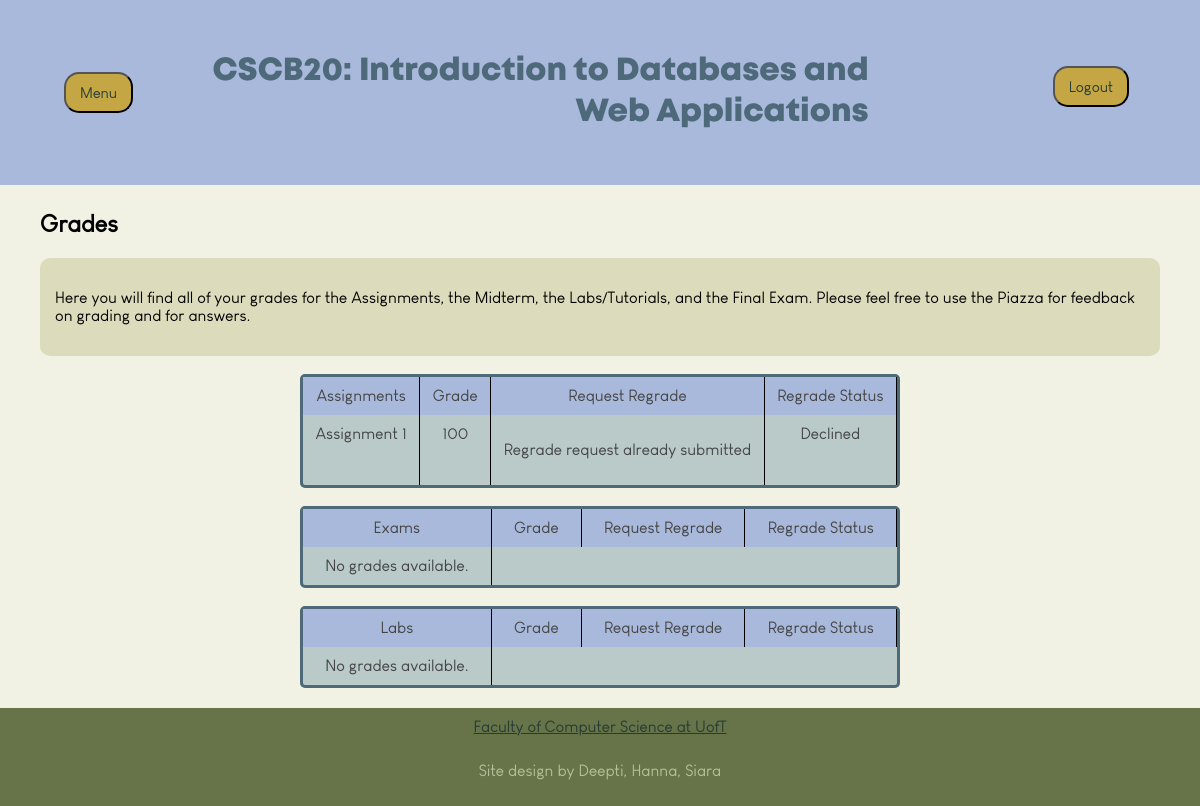
The app's page /studentgrades (signed in), older data.
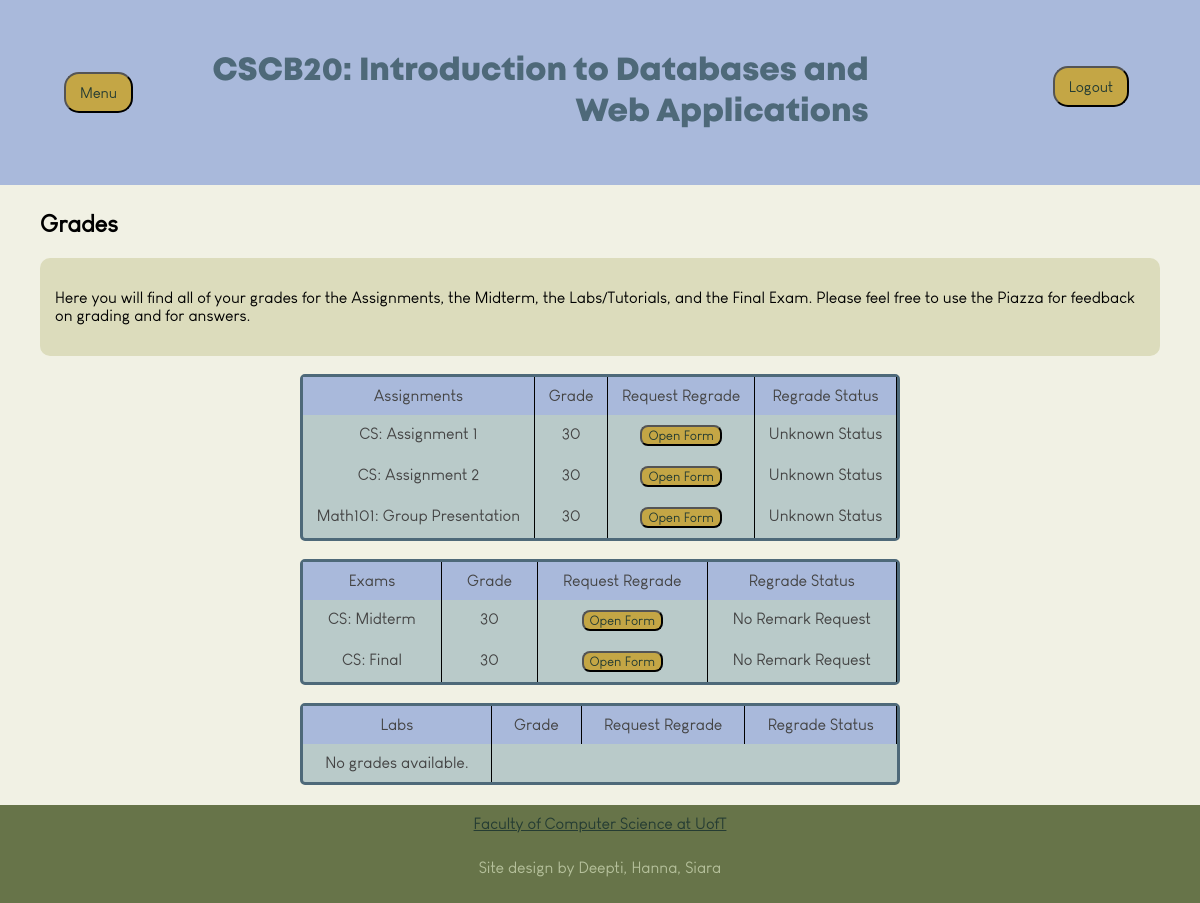
The same page, newer data.
### app.py (models this page shows)
class Assessment(db.Model):
    __tablename__ = 'assessments'
    assessment_id = db.Column(db.Integer, primary_key=True)
    name = db.Column(db.String, nullable=False)
    type = db.Column(db.String, nullable=False)
    details = db.Column(db.String)
    instructor_id = db.Column(db.Integer, ForeignKey('users.user_id'), nullable=False)

### app.py (the view, shortened to what this page needs)
@app.route('/studentgrades', methods=['GET', 'POST'])
def studentgrades():
    username = session['name']
    user = User.query.filter_by(username=username).first()
    assessments = Assessment.query.all()
    for assessment in assessments:
        existing_assignment = AssessmentsStudent.query.filter_by(
                user_id=user.user_id,
                assessment_id=assessment.assessment_id
            ).first()
    if not user.user_type == 0:
        return render_template('viewstudentgrades.html') #temp, add prof grades
    if not user:
        return render_template('homepage.html')
    user_id = user.user_id
    r1 = (
        db.session.query(Assessment, AssessmentsStudent)
        .join(AssessmentsStudent, Assessment.assessment_id == AssessmentsStudent.assessment_id)
    )
    r2 = r1.outerjoin(RemarkRequests, AssessmentsStudent.remark_id == RemarkRequests.remark_id)
    r3 = r2.filter(AssessmentsStudent.user_id == user_id)
    r4 = r3.add_columns(RemarkRequests)
    r5 = r4.all()
    grades= []
    labs = []
    exams = []
    for assessment, student_assessment, remark_request in r5:
        grade_info = {
            'assessment_name': assessment.name,
            'assessment_id': assessment.assessment_id,
            'marks': student_assessment.marks if student_assessment.marks is not None else 'Not Graded',
            'remark_status': remark_request.status if remark_request else "No Remark Requested"
        }
        if assessment.type == "Test":
            exams.append(grade_info)
        elif assessment.type == "Lab":
            labs.append(grade_info)
        else:
            grades.append(grade_info)
    return render_template('studentgrades.html', grades=grades, labs = labs, exams = exams, user=user)

### templates/studentgrades.html (shortened to what this page needs)
<!DOCTYPE html>
<html>
    <head>
        <link rel="stylesheet" href="{{ url_for('static', filename='index.css') }}">
    </head>
    <body>
        <header class="header">
            <div class="dropdown">
                <button class="dropbutton">Menu</button>
            </div>
            <h1 class="headertext">CSCB20: Introduction to Databases and Web Applications</h1>
            <form method="POST" action="{{ url_for('logout') }}">
                <div class="logout">
                    <button type="submit" class = "dropbutton" name="logout"
                    style=" align-self:center; float:left;">Logout</button>
                </div>
            </form>
        </header>
    <main class="content">
        <h2>Grades</h2>
        <div class="homeblurbs">
            <p>Here you will find all of your grades for the Assignments, the Midterm, the Labs/Tutorials, and the Final Exam. Please feel free to use the Piazza for feedback on grading and for answers.</p>
        </div>
        <br>
        <div class="tablecontainer">
            <div class="studentgradegrid">
                <div class="cellheader">Assignments</div>
                <div class="cellheader">Grade</div>
                <div class="cellheader">Request Regrade</div>
                <div class="cellheader">Regrade Status</div>
                {% if grades %}
                    {% for grade in grades %}
                        <div class="row">
                            <div class="cell">{{ grade['assessment_name'] }}</div>
                            {% if grade.marks%}
                                <div class="cell">{{ grade.marks }}</div>
                            {% else %}
                                <div class="cell">Not Graded</div>
                            {% endif%}
                            <div class="cell">
                                {% if grade['remark_status'] == "No Remark Requested" %}
                                    <button class="button" onclick="openForm()">Open Form</button>
                                {% else %}
                                        <p>Regrade request already submitted</p>
                                {% endif %}
                            </div>
                            <div class="cell">
                                {% if grade['remark_status'] == 0 %}
                                    Pending
                                {% elif grade['remark_status'] == 1 %}
                                    Declined
                                {% elif grade['remark_status'] == 2 %}
                                    Approved
                                {% else %}
                                    Unknown Status
                                {% endif %}
                            </div>
                        </div>
                    {% endfor %}
                {% else %}
                    <div class="row">
                        <div class="cell">No grades available.</div>
                    </div>
                {% endif %}
            </div>
            <br>
            <div class="studentgradegrid">
                <div class="cellheader">Exams</div>
                <div class="cellheader">Grade</div>
                <div class="cellheader">Request Regrade</div>
                <div class="cellheader">Regrade Status</div>
                {% if exams %}
                    {% for exam in exams %}
                        <div class="row">
                            <div class="cell">{{ exam['assessment_name'] }}</div>
                            {% if exam['marks']%}
                                <div class="cell">{{ exam['marks'] }}</div>
                            {% else %}
                                <div class="cell">Not Graded</div>
                            {% endif%}
                            <div class="cell">
                                {% if exam['remark_status'] == "No Remark Requested" %}
                                    <button class="button" onclick="openForm()">Open Form</button>
                                {% else %}
                                    <p>Regrade request already submitted</p>
                                {% endif %}
                            </div>
                            <div class="cell">
                                {% if exam['remark_status'] == 0 %}
                                    Pending
                                {% elif exam['remark_status'] == 1 %}
                                    Approved
                                {% elif exam['remark_status'] == 2 %}
                                    Declined
                                {% else %}
                                    No Remark Request
                                {% endif %}
                            </div>
                        </div>
                    {% endfor %}
                {% else %}
                    <div class="row">
                        <div class="cell">No grades available.</div>
                    </div>
                {% endif %}
            </div>
            <br>
            <div class="studentgradegrid">
                <div class="cellheader">Labs</div>
                <div class="cellheader">Grade</div>
                <div class="cellheader">Request Regrade</div>
                <div class="cellheader">Regrade Status</div>
                {% if labs %}
                    {% for lab in labs %}
                        <div class="row">
                            <div class="cell">{{ lab['assessment_name'] }}</div>
                            {% if lab['marks']%}
                                <div class="cell">{{ lab['marks'] }}</div>
                            {% else %}
                                <div class="cell">Not Graded</div>
                            {% endif%}
                            <div class="cell">
                                {% if lab['remark_status'] == "No Remark Requested" %}
                                    <button class="button" onclick="openForm()">Open Form</button>
                                    <div class="form-popup" id="myForm">
                                            <form class="form-container" action="{{ url_for('studentgrades') }}" method="POST">
                                                <input type="hidden" name="assessment_id" value="{{ lab['assessment_id'] }}">
                                                <label for="remark_reason">Reason for Regrade:</label>
                                                <input type="text" name="remark_reason" placeholder="Please enter your reason here:" required>
                                                <button type="submit" class="button">Submit</button>
                                                <button type="button" class="button" onclick="closeForm()">Close</button>
                                            </form>
                                    </div>
                                {% else %}
                                    <p>Regrade request already submitted</p>
                                {% endif %}
                            </div>
                            <div class="cell">
                                {% if lab['remark_status'] == 0 %}
                                    Pending
                                {% elif lab['remark_status'] == 1 %}
                                    Approved
                                {% elif lab['remark_status'] == 2 %}
                                    Declined
                                {% else %}
                                    No Remark Request
                                {% endif %}
                            </div>
                        </div>
                    {% endfor %}
                {% else %}
                    <div class="row">
                        <div class="cell">No grades available.</div>
                    </div>
                {% endif %}
            </div>
        </div>
    </main>
    <footer class="footer">
            <div>
                <a class="link" href="https://www.utsc.utoronto.ca/cms/computer-science" target="_blank" rel="noopener noreferrer">Faculty of Computer Science at UofT</a>
            </div>
            <p>Site design by Deepti, Hanna, Siara</p>
    </footer>
</body>
</html>

### static/index.css (style rules this page uses)
* { font-family: Mont; src: url(Louis\ George\ Cafe.ttf); }
body { display: flex; flex-direction: column; background-color: #F1F1E4; padding: 0; margin: 0; min-height: 100vh; justify-content: flex-start; align-items: center; }
.header { display: flex; flex-direction: row; background-color: #A9B9DB; width: 100%; position: fixed; top: 0; flex-grow: 1; z-index: 100; padding: 30px; text-align: center; }
.headertext { font-family: MontBold; flex-grow: 1; text-align: right; padding-right: 15%; align-items: center; justify-content: center; color: #4E6979; }
.content { flex-grow: 1; padding-top: 190px; }
.footer { display: flex; flex-direction: column; background-color: #677449; width: 100%; bottom: 0; text-align: center; padding: 10px; gap: 10px; margin-top: 20px; color:#B5C09B; }
h2 { padding-left: 40px; }
.link { color: #253C33; }
.homeblurbs { background-color: #DCDCBC; padding: 15px; border-radius: 10px; margin-right: 40px; margin-left: 40px; }
.tablecontainer { margin-left: 25%; margin-right: 25%; }
.row { display: contents; width: 100%; border-bottom: 1px solid black; }
.cellheader { flex: 1; background-color: #A9B9DB; padding: 10px; text-align: center; border-right: 1px solid black; }
.cell { flex: 1; padding: 10px; text-align: center; max-width: 600px; border-right: 1px solid black; }
.button { color: #253C33; background-color:#C4A645; font-family: Mont; border-radius: 8px; cursor: pointer; }
.studentgradegrid { border-radius: 5px; display: grid; grid-template-columns: repeat(4, auto); background-color: #B9CAC9; color: #444; max-width: 800px; border: 3px solid #4E6979; }
form { color: black; font-family: Arial, Helvetica, sans-serif; font-size: 100%; }
.dropbutton { background-color:#C4A645; color: #253C33; margin: 0.25rem; padding: 10px; font-size: 15px; border-radius: 15px; height: auto; top: 50%; width: 100%; text-align: center; }
.dropdown { display: inline-block; padding-left: 5%; margin-right: 5%; align-self: center; }
.logout { margin-right:75px; margin-top: 32px; float:left; }

Row changes from the older to the newer data that the page shows:
changed Assessment: assessment_name "Assignment 1" → "CS: Assignment 1"; marks "100" → "30"; text "Regrade request already submitted Declined" → "Open Form Unknown Status"
added Assessment: assessment_name "CS: Assignment 2", marks "30", shows "Unknown Status", shown under "Grades"
added Assessment: assessment_name "Math101: Group Presentation", marks "30", shows "Unknown Status", shown under "Grades"
added Assessment: assessment_name "CS: Midterm", marks "30"
added Assessment: assessment_name "CS: Final", marks "30"
Text that changed along with them:
text no longer shown: "No grades available."
